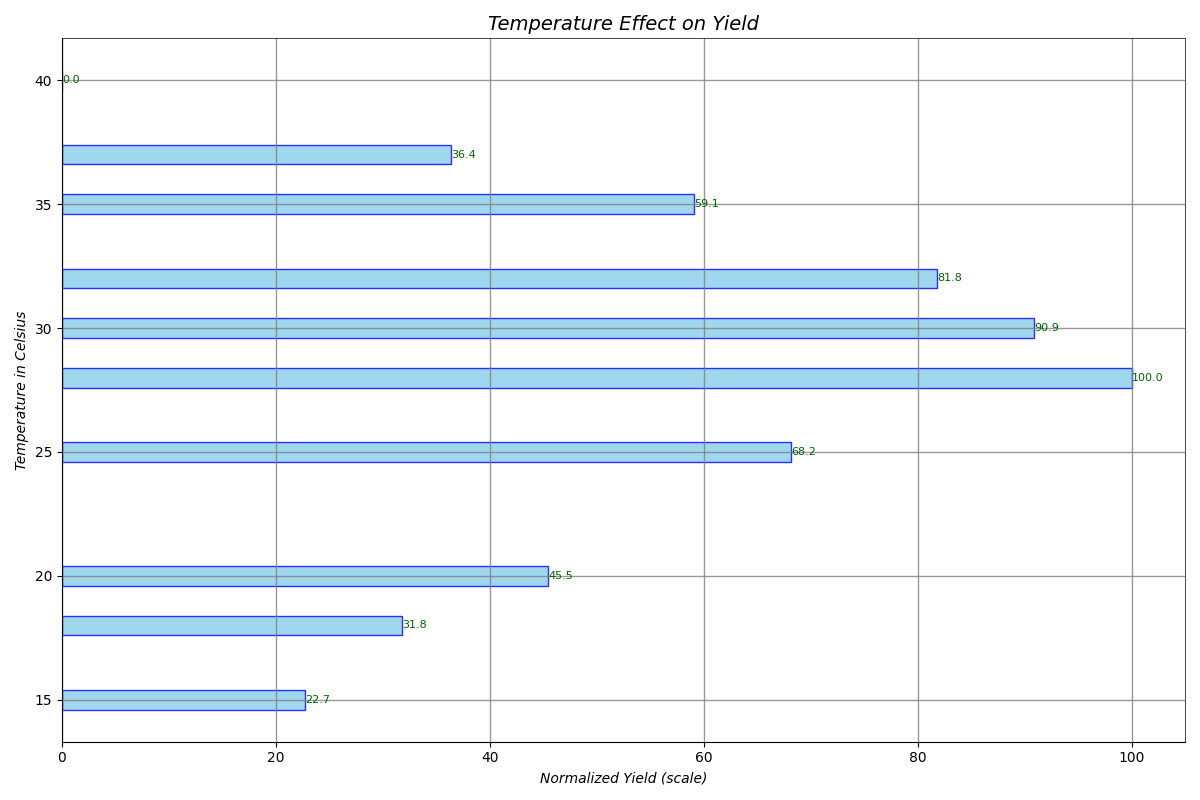

This figure's Python source:
import matplotlib.pyplot as plt
import numpy as np

temperature = np.array([15, 18, 20, 25, 28, 30, 32, 35, 37, 40])
crop_yield = np.array([4.5, 4.7, 5.0, 5.5, 6.2, 6.0, 5.8, 5.3, 4.8, 4.0])
crop_yield_normalized = (crop_yield - crop_yield.min()) / (crop_yield.ptp() / 100)

fig, ax = plt.subplots(figsize=(12, 8))

ax.barh(y=temperature, width=crop_yield_normalized, color='skyblue', edgecolor='blue', alpha=0.8)

ax.set_title("Temperature Effect on Yield", fontsize=14, fontweight='normal', style='italic')
ax.set_xlabel("Normalized Yield (scale)", fontsize=10, style='italic')
ax.set_ylabel("Temperature in Celsius", fontsize=10, style='italic')

ax.grid(visible=True, linestyle='-', color='grey', alpha=0.8, linewidth=1)
ax.spines['top'].set_linewidth(0.5)
ax.spines['right'].set_linewidth(0.5)

# Update annotations
for temp, yield_val in zip(temperature, crop_yield_normalized):
    ax.text(yield_val, temp, f"{yield_val:.1f}", fontsize=8, va='center', color='darkgreen')

plt.tight_layout()
plt.show()
